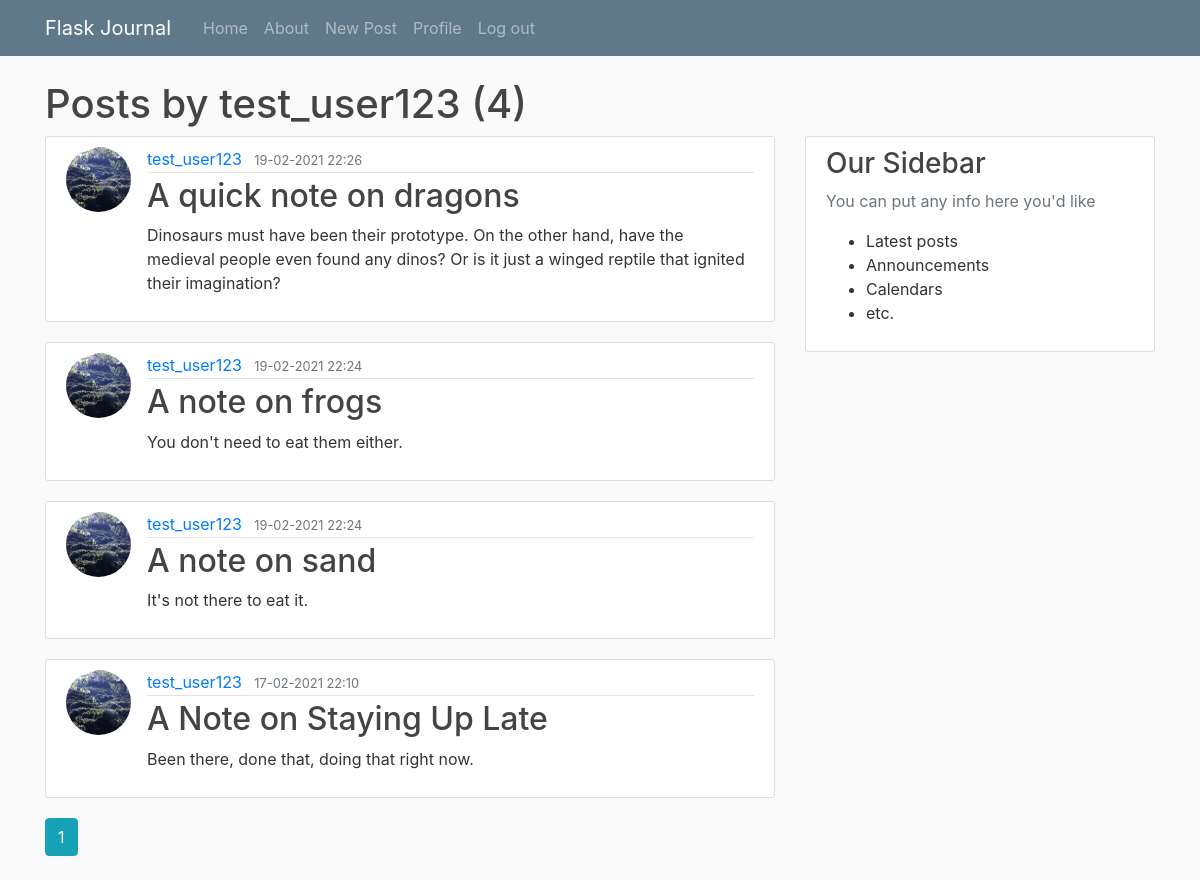
Page /user/test_user123 (signed in) on the committed database.
### flaskjournal/models.py (models this page shows, shortened)
class Post(db.Model):
	id = db.Column(db.Integer, primary_key=True)
	title = db.Column(db.String(100), nullable=False)
	date_posted = db.Column(db.DateTime, nullable=False, default=datetime.utcnow)
	content = db.Column(db.Text, nullable=False)
	user_id = db.Column(db.Integer, db.ForeignKey('user.id'), nullable=False)

class User(db.Model, UserMixin):
	id = db.Column(db.Integer, primary_key=True)
	username = db.Column(db.String(20), unique=True, nullable=False)
	email = db.Column(db.String(120), unique=True, nullable=False)
	image_file = db.Column(db.String(20), nullable=False, default='default.jpg')
	password = db.Column(db.String(60), nullable=False)
	posts = db.relationship('Post', backref='author', lazy=True)

### flaskjournal/users/routes.py (the view)
@users.route('/user/<string:username>')
def user_posts(username):
	page = request.args.get('page', 1, type=int)
	user = User.query.filter_by(username=username).first_or_404()
	posts = Post.query.filter_by(author=user)\
		.order_by(Post.date_posted.desc())\
		.paginate(page=page, per_page=7)
	h1_text = f"Posts by {user.username} ({posts.total})"
	return render_template('user_posts.html', posts=posts, h1=h1_text, user=user)

### flaskjournal/models.py (called while the page is built)
@login_manager.user_loader
def load_user(user_id):
	return User.query.get(int(user_id))

### flaskjournal/templates/user_posts.html
{% extends 'layout.html' %}
{% block maincontent %}
{% for post in posts.items %}
<article class="media content-section">
	<img src="{{ url_for('static', filename='profile_pics/' + post.author.image_file) }}" alt=""
		class="rounded-circle article-img">
	<div class="media-body">
		<div class="article-metadata">
			<a class="mr-2" href="{{ url_for('users.user_posts', username=post.author.username) }}">{{ post.author.username }}</a>
			<small class="text-muted">{{ post.date_posted.strftime('%d-%m-%Y %H:%M') }}</small>
		</div>
		<h2><a class="article-title" href="{{ url_for('posts.post', post_id=post.id) }}">{{ post.title }}</a></h2>
		<p class="article-content">{{ post.content }}</p>
	</div>
</article>
{% endfor %}
{% for page_num in posts.iter_pages(left_edge=1, right_edge=1, left_current=1, right_current=2) %}
	{% if page_num %}
		{% if posts.page == page_num %}
			<a class="btn btn-info mb-4" href="{{ url_for('users.user_posts', username=user.username, page=page_num) }}">{{ page_num }}</a>
		{% else %}
			<a class="btn btn-outline-info mb-4" href="{{ url_for('users.user_posts', username=user.username, page=page_num) }}">{{ page_num }}</a>
		{% endif %}
	{% else %}
		...
	{% endif %}
{% endfor %}
{% endblock maincontent %}

### flaskjournal/static/main.css (style rules this page uses)
body { background: #fafafa; color: #333333; margin-top: 5rem; }
h1, h2, h3, h4, h5, h6 { color: #444444; }
.content-section { background: #ffffff; padding: 10px 20px; border: 1px solid #dddddd; border-radius: 3px; margin-bottom: 20px; }
.article-title { color: #444444; }
.article-content { white-space: pre-line; }
.article-img { height: 65px; width: 65px; margin-right: 16px; }
.article-metadata { padding-bottom: 1px; margin-bottom: 4px; border-bottom: 1px solid #e3e3e3; }

### rows in the picture
Post: image_file (picture), author.username "test_user123", date_posted "19-02-2021 22:26", title "A quick note on dragons", content "Dinosaurs must have been their prototype. On the other hand, have the medieval people even found any dinos? Or is it just a winged reptile that ignited their imagination?"
Post: image_file (picture), author.username "test_user123", date_posted "19-02-2021 22:24", title "A note on frogs", content "You don't need to eat them either."
Post: image_file (picture), author.username "test_user123", date_posted "19-02-2021 22:24", title "A note on sand", content "It's not there to eat it."
Post: image_file (picture), author.username "test_user123", date_posted "17-02-2021 22:10", title "A Note on Staying Up Late", content "Been there, done that, doing that right now."

### other values in the picture
{{ h1 }} "Posts by test_user123 (4)"
{{ page_num }} "1"
